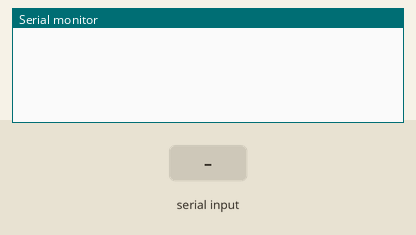
Simulated run of this sketch. Board: Arduino Uno, built with avr-gcc and run on an emulated ATmega328P. On the bench: the last lines printed to the serial monitor. The inputs (shaded band) are chosen by the test bench.

Above: at 1.2 s.
1.3 s: byte 30 received over Serial
At 2.3 s:
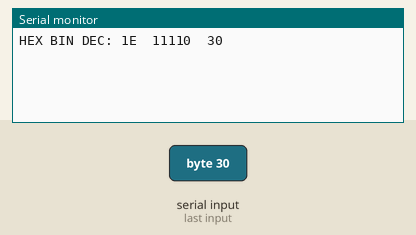
2.8 s: byte 90 received over Serial
At 3.5 s:
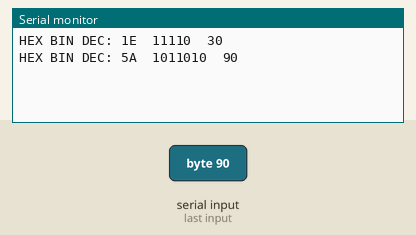
4.3 s: byte 120 received over Serial
At 5.8 s:
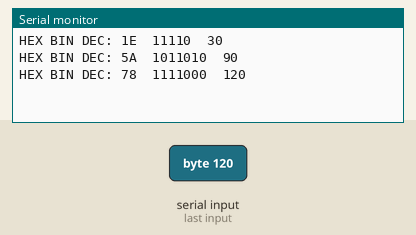

The sketch:

serialEcho.ino
```cpp
int incomingByte = 0; // for incoming serial data

void setup() {
  Serial.begin(115200); // opens serial port
}

void loop() {
  // send data only when you receive data:
  if (Serial.available() > 0) {
    // read the incoming byte:
    incomingByte = Serial.read();

    // say what you got:
    Serial.print("HEX BIN DEC: ");
    // Serial.print((char)incomingByte);
    // Serial.print("  ");
    Serial.print(incomingByte, HEX);
    Serial.print("  ");
    Serial.print(incomingByte, BIN);
    Serial.print("  ");
    Serial.println(incomingByte, DEC);
  }
}
```

Measured:
- after the input at 1.3 s, the serial monitor: prints a new line at once (image 1)
- after the input at 2.8 s, the serial monitor: prints a new line at once (image 2)
- after the input at 4.3 s, the serial monitor: prints a new line at once (image 3)
